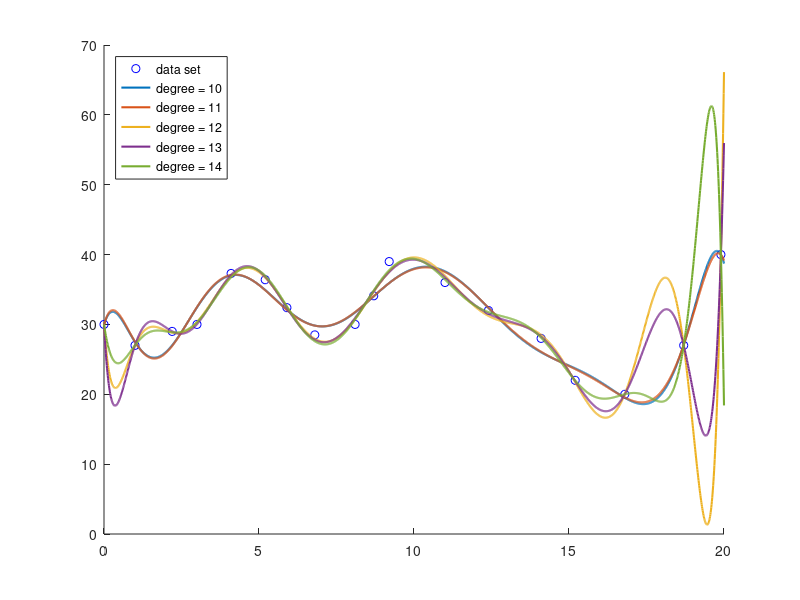

Recreate this plot in MATLAB.
x=[0, 1, 2.2, 3, 4.1, 5.2, 5.9, 6.8, 8.1, 8.7, 9.2, 11, 12.4, 14.1, 15.2, 16.8, 18.7, 19.9];
y=[30, 27, 29, 30, 37.3, 36.4, 32.4, 28.5, 30, 34.1, 39, 36, 32, 28, 22, 20, 27, 40];
figure (1); hold on
plot(x, y, 'bo');

start = 10;
degree = 14;
txt = cell(degree-start+1, 1);
txt{1} = sprintf('data set');

for i = start:degree
    f = polyfit(x, y, i);
    a = 0:0.01:20;
    plot(a, polyval(f, a), 'LineWidth', 1.5);
    txt{i-start+2}= sprintf('degree = %i',i);
end
legend(txt,'Location','northwest');